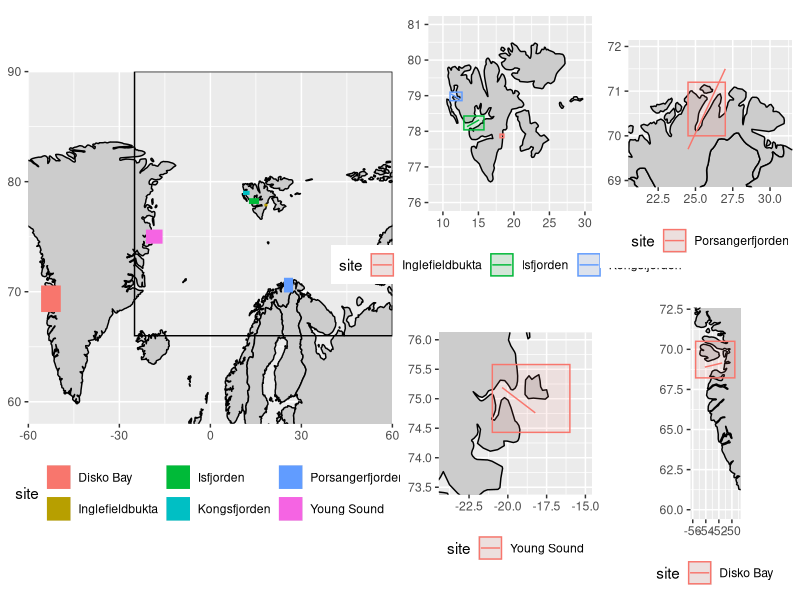

Reproduce this figure in R.
# code/study_sites.R
# This script houses code used in managing study site info

# Notes on site coordinators contacted for bbox and transect coordinates
# Western Greenland: Nuup Kangerlua (Godthåbsfjord) (GF), Qeqertarsuup Tunua (Disko Bay) (DB): Thomas Juul-Pedersen
# Eastern Greenland: Young Sound (YS): Mikael Kristian Sejr
# Svalbard: Kongsfjorden (KF): Allison Bailey
# Svalbard: Isfjorden (IF), Inglefieldbukta (IB) and Agardhbukta: Janne Søreide
# Norway: Porsangerfjorden (PF), Finnmark: Lis Lindal Jørgensen

# Search the literature for the necessary bounding boxes and transects
# Isfjorden nneds to be extended to the east
# Add the bathymetry data from JP to the young sound bounding box
# IBCAO for bathy data
# Add bathymetry for all of the sites


# Setup -------------------------------------------------------------------

library(tidyverse)


# Bounding boxes ----------------------------------------------------------

# European Arctic
bbox_EU <- data.frame(lon1 = -25,
                      lon2 = 60,
                      lat1 = 66,
                      lat2 = 90)

# Svalbard
bbox_sval <- data.frame(site = c("Kongsfjorden", "Isfjorden", "Inglefieldbukta"),
                        lon1 = c(11, 12.95, 18.04),
                        lon2 = c(12.69, 15.78, 18.58),
                        lat1 = c(78.86, 78.04, 77.92),
                        lat2 = c(79.1, 78.43, 77.82))

# Finland
bbox_fin <- data.frame(site = c("Porsangerfjorden"),
                       lon1 = c(24.5),
                       lon2 = c(27),
                       lat1 = c(70),
                       lat2 = c(71.2))

# Eastern Greenland
bbox_east <- data.frame(site = c("Young Sound"),
                        lon1 = c(-21),
                        lon2 = c(-16),
                        lat1 = c(75.58),
                        lat2 = c(74.43))

# Western Greenland
bbox_west <- data.frame(site = c("Disko Bay"),
                        lon1 = c(-55.56),
                        lon2 = c(-49.55),
                        lat1 = c(70.5),
                        lat2 = c(68.22))

# Transects ---------------------------------------------------------------

# Svalbard
trnsct_sval <- data.frame(site = c("Kongsfjorden", "Isfjorden", "Inglefieldbukta"),
                          lon1 = c(12.440833, 15.1, 18.19),
                          lon2 = c(11.139333, 13.39, 18.47),
                          lat1 = c(78.89650, 78.32, 77.89),
                          lat2 = c( 79.04633, 78.13, 77.91))

# Finland
trnsct_fin <- data.frame(site = c("Porsangerfjorden"),
                         lat1 = c(69.7),
                         lat2 = c(71.5),
                         lon1 = c(24.5),
                         lon2 = c(27))

# East Greenland
trnsct_east <- data.frame(site = c("Young Sound"),
                          lat1 = c(75.19),
                          lat2 = c(74.76),
                          lon1 = c(-20.37),
                          lon2 = c(-18.23))

# East Greenland
trnsct_west <- data.frame(site = c("Disko Bay"),
                          lat1 = c(69.15),
                          lat2 = c(68.89),
                          lon1 = c(-51.49),
                          lon2 = c(-54.15))


# Map ---------------------------------------------------------------------

# Svalbard study sites
map_sval <- ggplot(data = bbox_sval) +
  borders(fill = "grey80", colour = "black") +
  geom_rect(aes(xmin = lon1, xmax = lon2, ymin = lat1, ymax = lat2,
                fill = site, colour = site), alpha = 0.1) +
  geom_segment(data = trnsct_sval, aes(x = lon1, xend = lon2, y = lat1, yend = lat2, colour = site)) +
  coord_quickmap(xlim = c(9, 30), ylim = c(76, 81)) +
  # coord_quickmap(xlim = c(bbox_EU$lon1, bbox_EU$lon2), ylim = c(bbox_EU$lat1, bbox_EU$lat2)) +
  # coord_quickmap(xlim = c(bboxs$lon1, bboxs$lon2), ylim = c(bboxs$lat1, bboxs$lat2)) +
  # facet_wrap(~site) +
  labs(x = NULL, y = NULL) +
  theme(legend.position = "bottom")

# Finland study sites
map_fin <- ggplot(data = bbox_fin) +
  borders(fill = "grey80", colour = "black") +
  geom_rect(aes(xmin = lon1, xmax = lon2, ymin = lat1, ymax = lat2,
                fill = site, colour = site), alpha = 0.1) +
  geom_segment(data = trnsct_fin, aes(x = lon1, xend = lon2, y = lat1, yend = lat2, colour = site)) +
  coord_quickmap(xlim = c(21, 31), ylim = c(69, 72)) +
  labs(x = NULL, y = NULL) +
  theme(legend.position = "bottom")

# Eastern Greenland study sites
map_east <- ggplot(data = bbox_east) +
  borders(fill = "grey80", colour = "black") +
  geom_rect(aes(xmin = lon1, xmax = lon2, ymin = lat1, ymax = lat2,
                fill = site, colour = site), alpha = 0.1) +
  geom_segment(data = trnsct_east, aes(x = lon1, xend = lon2, y = lat1, yend = lat2, colour = site)) +
  coord_quickmap(xlim = c(-24, -15), ylim = c(73.5, 76)) +
  labs(x = NULL, y = NULL) +
  theme(legend.position = "bottom")

# Western Greenland study sites
map_west <- ggplot(data = bbox_west) +
  borders(fill = "grey80", colour = "black") +
  geom_rect(aes(xmin = lon1, xmax = lon2, ymin = lat1, ymax = lat2,
                fill = site, colour = site), alpha = 0.1) +
  geom_segment(data = trnsct_west, aes(x = lon1, xend = lon2, y = lat1, yend = lat2, colour = site)) +
  coord_quickmap(xlim = c(-56, -49), ylim = c(60, 72)) +
  labs(x = NULL, y = NULL) +
  theme(legend.position = "bottom")

# Full study area
map_full <- ggplot() +
  borders(fill = "grey80", colour = "black") +
  geom_rect(data = bbox_EU, fill = NA, colour = "black",
            aes(xmin = lon1, xmax = lon2, ymin = lat1, ymax = lat2)) +
  geom_rect(data = bbox_sval,
            aes(xmin = lon1, xmax = lon2, ymin = lat1, ymax = lat2,
                fill = site, colour = site)) +
  geom_rect(data = bbox_fin,
            aes(xmin = lon1, xmax = lon2, ymin = lat1, ymax = lat2,
                fill = site, colour = site)) +
  geom_rect(data = bbox_east,
            aes(xmin = lon1, xmax = lon2, ymin = lat1, ymax = lat2,
                fill = site, colour = site)) +
  geom_rect(data = bbox_west,
            aes(xmin = lon1, xmax = lon2, ymin = lat1, ymax = lat2,
                fill = site, colour = site)) +
  coord_quickmap(xlim = c(-60, 60), ylim = c(58, 90), expand = F) +
  labs(x = NULL, y = NULL) +
  theme(legend.position = "bottom")

# Assemble smaller figures
map_small <- ggpubr::ggarrange(map_sval, map_fin, map_east, map_west, ncol = 2, nrow = 2)

# Put them together
map_all <- ggpubr::ggarrange(map_full, map_small, ncol = 2)
map_all
